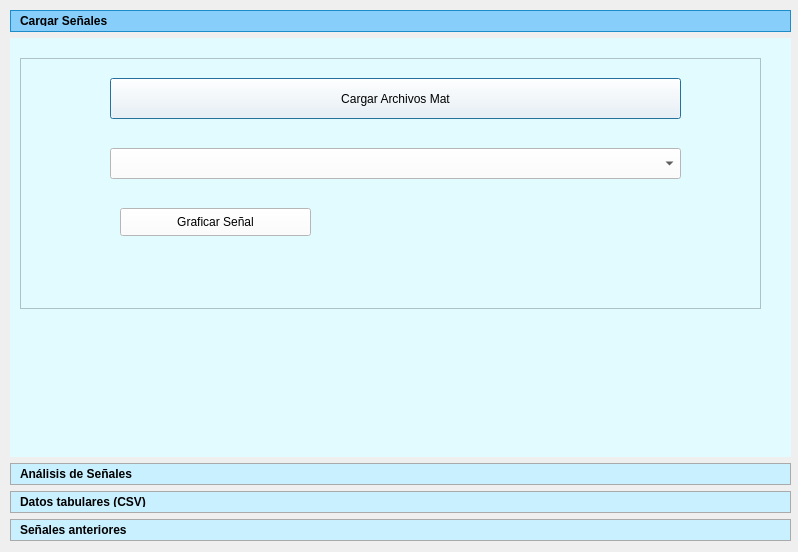
<?xml version="1.0" encoding="UTF-8"?>
<ui version="4.0">
 <class>Dialog</class>
 <widget class="QDialog" name="Dialog">
  <property name="geometry">
   <rect>
    <x>0</x>
    <y>0</y>
    <width>798</width>
    <height>552</height>
   </rect>
  </property>
  <property name="windowTitle">
   <string>Dialog</string>
  </property>
  <widget class="QToolBox" name="toolBox">
   <property name="geometry">
    <rect>
     <x>10</x>
     <y>10</y>
     <width>781</width>
     <height>531</height>
    </rect>
   </property>
   <property name="styleSheet">
    <string notr="true">/* Fondo del contenido de cada pestaña */
QToolBox QWidget {
    background-color: #e1fbff;  /* Color del contenido abierto (celeste claro) */
}

/* Pestañas no seleccionadas */
QToolBox::tab {
    background: #c9f0ff;        /* Celeste pastel */
    color: black;
    font-weight: bold;
    border: 1px solid #aaaaaa;
    padding: 5px;
}

/* Pestaña seleccionada */
QToolBox::tab:selected {
    background: #87cefa;        /* Azul claro */
    color: black;
    font-weight: bold;
    border: 1px solid #1c8dc9;
}</string>
   </property>
   <property name="currentIndex">
    <number>0</number>
   </property>
   <widget class="QWidget" name="pagina_cargarsenales">
    <property name="geometry">
     <rect>
      <x>0</x>
      <y>0</y>
      <width>781</width>
      <height>407</height>
     </rect>
    </property>
    <attribute name="label">
     <string>Cargar Señales</string>
    </attribute>
    <widget class="QFrame" name="frame_3">
     <property name="geometry">
      <rect>
       <x>10</x>
       <y>20</y>
       <width>741</width>
       <height>251</height>
      </rect>
     </property>
     <property name="frameShape">
      <enum>QFrame::StyledPanel</enum>
     </property>
     <property name="frameShadow">
      <enum>QFrame::Raised</enum>
     </property>
     <widget class="QPushButton" name="Boton_cargarmat">
      <property name="geometry">
       <rect>
        <x>90</x>
        <y>20</y>
        <width>571</width>
        <height>41</height>
       </rect>
      </property>
      <property name="styleSheet">
       <string notr="true">background-color: rgb(255, 255, 255);</string>
      </property>
      <property name="text">
       <string>Cargar Archivos Mat</string>
      </property>
     </widget>
     <widget class="QComboBox" name="Combo_laves">
      <property name="geometry">
       <rect>
        <x>90</x>
        <y>90</y>
        <width>571</width>
        <height>31</height>
       </rect>
      </property>
      <property name="styleSheet">
       <string notr="true">background-color: rgb(255, 255, 255);</string>
      </property>
     </widget>
     <widget class="QPushButton" name="Botton_graficarsenal">
      <property name="geometry">
       <rect>
        <x>100</x>
        <y>150</y>
        <width>191</width>
        <height>28</height>
       </rect>
      </property>
      <property name="styleSheet">
       <string notr="true">background-color: rgb(255, 255, 255);</string>
      </property>
      <property name="text">
       <string>Graficar Señal</string>
      </property>
     </widget>
    </widget>
   </widget>
   <widget class="QWidget" name="pagina_analisissenales">
    <property name="geometry">
     <rect>
      <x>0</x>
      <y>0</y>
      <width>98</width>
      <height>28</height>
     </rect>
    </property>
    <attribute name="label">
     <string>Análisis de Señales</string>
    </attribute>
    <widget class="QFrame" name="frame_2">
     <property name="geometry">
      <rect>
       <x>20</x>
       <y>10</y>
       <width>741</width>
       <height>261</height>
      </rect>
     </property>
     <property name="frameShape">
      <enum>QFrame::StyledPanel</enum>
     </property>
     <property name="frameShadow">
      <enum>QFrame::Raised</enum>
     </property>
     <widget class="QSpinBox" name="SpinFin">
      <property name="geometry">
       <rect>
        <x>50</x>
        <y>70</y>
        <width>321</width>
        <height>31</height>
       </rect>
      </property>
      <property name="styleSheet">
       <string notr="true">background-color: rgb(255, 255, 255);</string>
      </property>
     </widget>
     <widget class="QSpinBox" name="SpinInicio">
      <property name="geometry">
       <rect>
        <x>390</x>
        <y>70</y>
        <width>321</width>
        <height>31</height>
       </rect>
      </property>
      <property name="styleSheet">
       <string notr="true">background-color: rgb(255, 255, 255);</string>
      </property>
     </widget>
     <widget class="QPushButton" name="Boton_graficarseg">
      <property name="geometry">
       <rect>
        <x>150</x>
        <y>130</y>
        <width>451</width>
        <height>41</height>
       </rect>
      </property>
      <property name="styleSheet">
       <string notr="true">background-color: rgb(255, 255, 255);</string>
      </property>
      <property name="text">
       <string>Graficar segmento</string>
      </property>
     </widget>
     <widget class="QComboBox" name="Combo_canales">
      <property name="geometry">
       <rect>
        <x>50</x>
        <y>10</y>
        <width>661</width>
        <height>41</height>
       </rect>
      </property>
      <property name="styleSheet">
       <string notr="true">background-color: rgb(255, 255, 255);</string>
      </property>
     </widget>
     <widget class="QPushButton" name="Boton_promedio">
      <property name="geometry">
       <rect>
        <x>150</x>
        <y>190</y>
        <width>181</width>
        <height>41</height>
       </rect>
      </property>
      <property name="styleSheet">
       <string notr="true">background-color: rgb(255, 255, 255);</string>
      </property>
      <property name="text">
       <string>Promedio</string>
      </property>
     </widget>
     <widget class="QPushButton" name="Boton_stemplot">
      <property name="geometry">
       <rect>
        <x>420</x>
        <y>190</y>
        <width>181</width>
        <height>41</height>
       </rect>
      </property>
      <property name="styleSheet">
       <string notr="true">background-color: rgb(255, 255, 255);</string>
      </property>
      <property name="text">
       <string>Stem Plot</string>
      </property>
     </widget>
    </widget>
   </widget>
   <widget class="QWidget" name="pagina_datostabularescsv">
    <property name="geometry">
     <rect>
      <x>0</x>
      <y>0</y>
      <width>781</width>
      <height>407</height>
     </rect>
    </property>
    <attribute name="label">
     <string>Datos tabulares (CSV)</string>
    </attribute>
    <widget class="QFrame" name="frame">
     <property name="geometry">
      <rect>
       <x>10</x>
       <y>10</y>
       <width>751</width>
       <height>331</height>
      </rect>
     </property>
     <property name="frameShape">
      <enum>QFrame::StyledPanel</enum>
     </property>
     <property name="frameShadow">
      <enum>QFrame::Raised</enum>
     </property>
     <widget class="QTableWidget" name="Tablacsv">
      <property name="geometry">
       <rect>
        <x>60</x>
        <y>81</y>
        <width>631</width>
        <height>221</height>
       </rect>
      </property>
      <property name="styleSheet">
       <string notr="true">background-color: rgb(255, 255, 255);
background-color: rgb(232, 232, 232);</string>
      </property>
     </widget>
     <widget class="QComboBox" name="Combo_columnax">
      <property name="geometry">
       <rect>
        <x>170</x>
        <y>100</y>
        <width>421</width>
        <height>31</height>
       </rect>
      </property>
      <property name="styleSheet">
       <string notr="true">background-color: rgb(255, 255, 255);</string>
      </property>
     </widget>
     <widget class="QComboBox" name="Combo_columnay">
      <property name="geometry">
       <rect>
        <x>170</x>
        <y>170</y>
        <width>421</width>
        <height>31</height>
       </rect>
      </property>
      <property name="styleSheet">
       <string notr="true">background-color: rgb(255, 255, 255);</string>
      </property>
     </widget>
     <widget class="QPushButton" name="Boton_graficardispersion">
      <property name="geometry">
       <rect>
        <x>340</x>
        <y>247</y>
        <width>251</width>
        <height>31</height>
       </rect>
      </property>
      <property name="styleSheet">
       <string notr="true">background-color: rgb(255, 255, 255);</string>
      </property>
      <property name="text">
       <string>Graficar Dispersión</string>
      </property>
     </widget>
     <widget class="QPushButton" name="Boton_cargarcsv">
      <property name="geometry">
       <rect>
        <x>60</x>
        <y>20</y>
        <width>631</width>
        <height>41</height>
       </rect>
      </property>
      <property name="styleSheet">
       <string notr="true">background-color: rgb(255, 255, 255);</string>
      </property>
      <property name="text">
       <string>Cargar CSV</string>
      </property>
     </widget>
    </widget>
   </widget>
   <widget class="QWidget" name="pagina_senalesanteriores">
    <property name="geometry">
     <rect>
      <x>0</x>
      <y>0</y>
      <width>98</width>
      <height>28</height>
     </rect>
    </property>
    <attribute name="label">
     <string>Señales anteriores</string>
    </attribute>
    <widget class="QFrame" name="frame_4">
     <property name="geometry">
      <rect>
       <x>10</x>
       <y>10</y>
       <width>731</width>
       <height>271</height>
      </rect>
     </property>
     <property name="frameShape">
      <enum>QFrame::StyledPanel</enum>
     </property>
     <property name="frameShadow">
      <enum>QFrame::Raised</enum>
     </property>
     <widget class="QTableWidget" name="Tabla_senalesguardadas">
      <property name="geometry">
       <rect>
        <x>40</x>
        <y>0</y>
        <width>651</width>
        <height>192</height>
       </rect>
      </property>
      <property name="styleSheet">
       <string notr="true">background-color: rgb(255, 255, 255);</string>
      </property>
     </widget>
     <widget class="QPushButton" name="Boton_eliminarsenal">
      <property name="geometry">
       <rect>
        <x>380</x>
        <y>220</y>
        <width>311</width>
        <height>28</height>
       </rect>
      </property>
      <property name="styleSheet">
       <string notr="true">background-color: rgb(255, 255, 255);</string>
      </property>
      <property name="text">
       <string>Eliminar Señal</string>
      </property>
     </widget>
     <widget class="QPushButton" name="Boton_versenalguardada">
      <property name="geometry">
       <rect>
        <x>40</x>
        <y>220</y>
        <width>311</width>
        <height>28</height>
       </rect>
      </property>
      <property name="styleSheet">
       <string notr="true">background-color: rgb(255, 255, 255);</string>
      </property>
      <property name="text">
       <string>Ver señal guardada</string>
      </property>
     </widget>
    </widget>
   </widget>
  </widget>
 </widget>
 <resources/>
 <connections/>
</ui>
